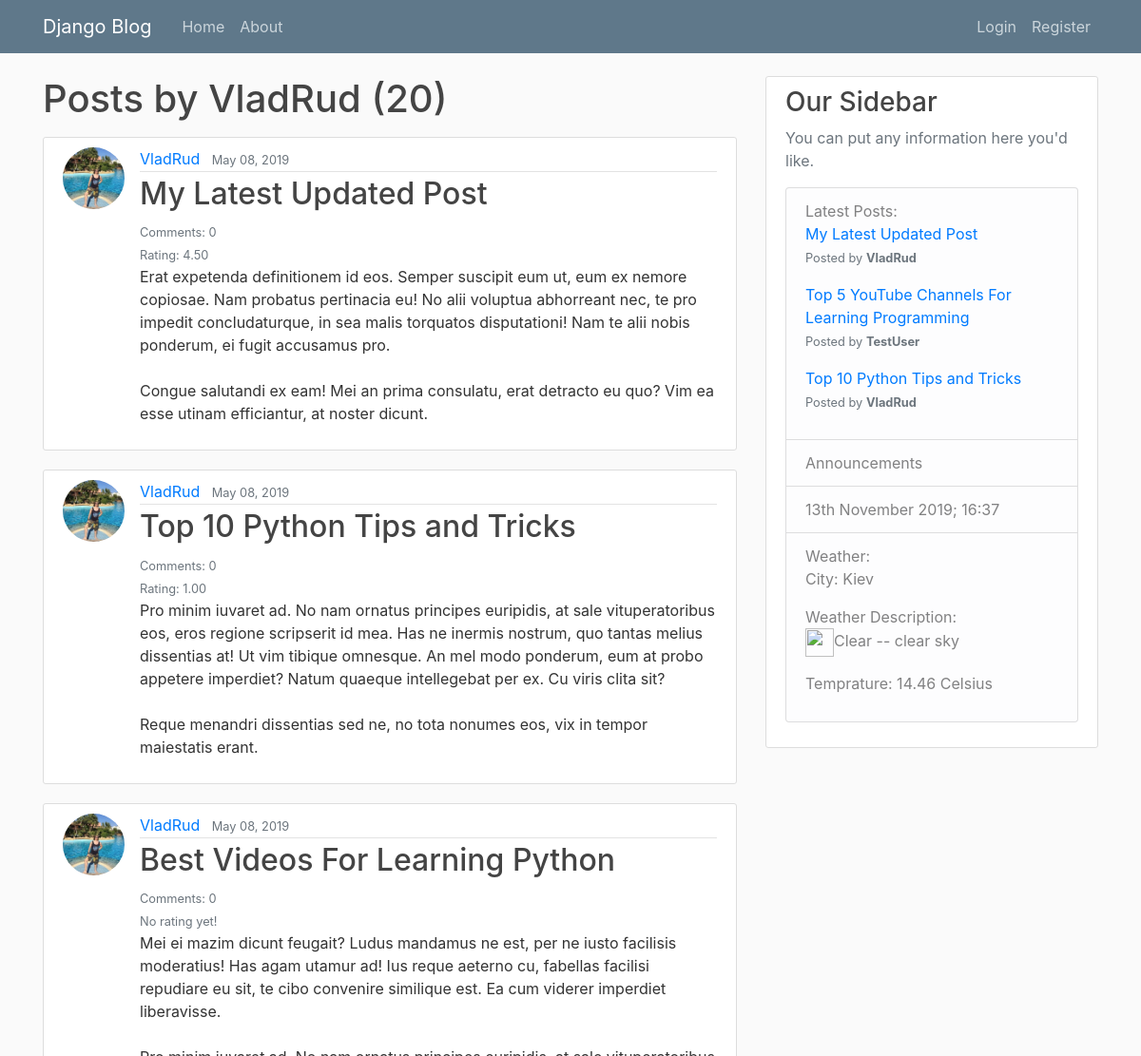
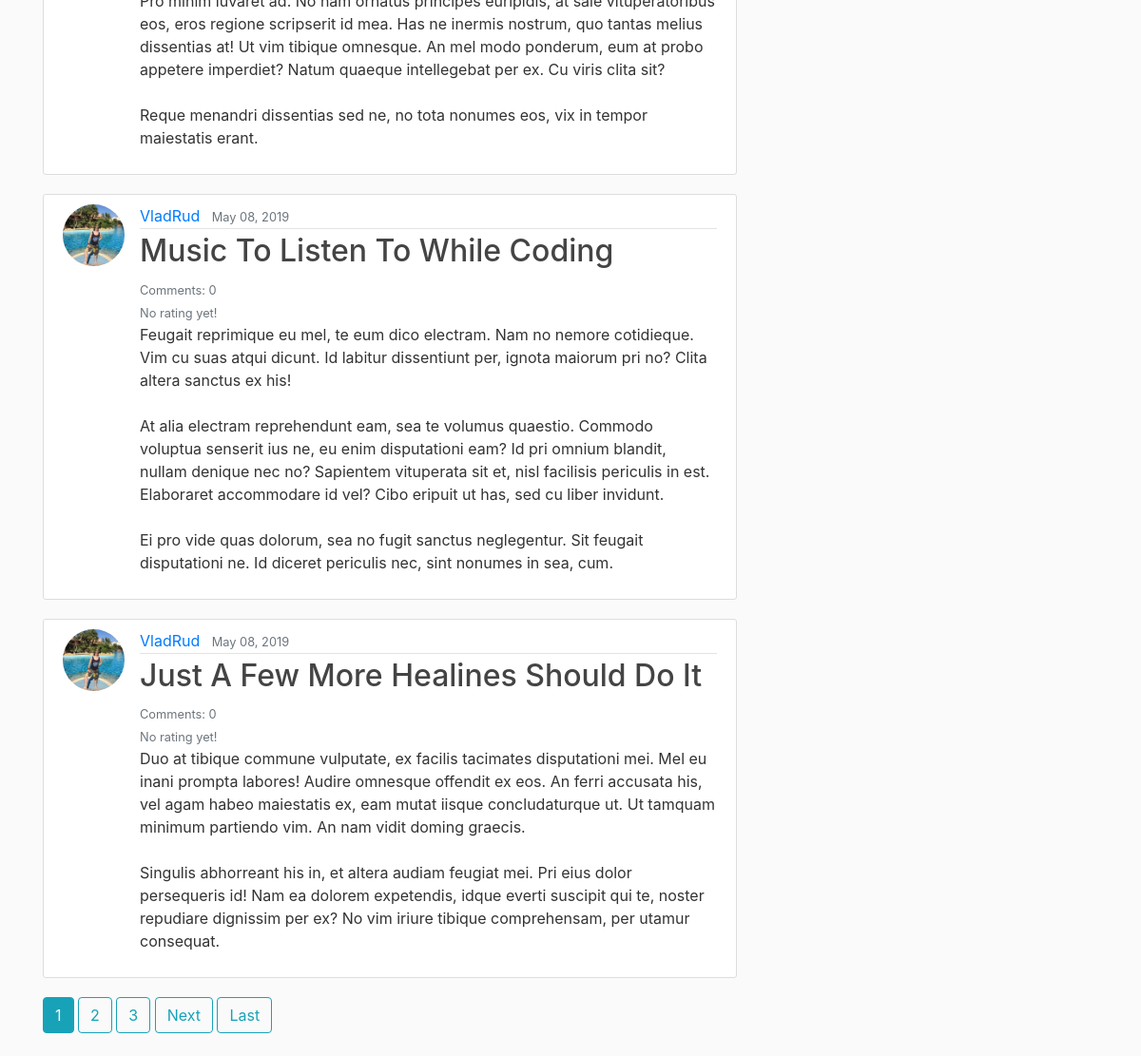
/user/VladRud, run on the app's committed database (2 pictures, top to bottom).
### blog/models.py (models this page shows, shortened)
class Post(models.Model):
    title = models.CharField(max_length=100)
    content = models.TextField()
    date_posted = models.DateTimeField(default=timezone.now)
    author = models.ForeignKey(User, on_delete=models.CASCADE)
    review_star = models.IntegerField(default=0)

### users/models.py (models this page shows, shortened)
class Profile(models.Model):
    user = models.OneToOneField(User, on_delete=models.CASCADE)
    image = models.ImageField(default='default.jpg', upload_to='profile_pics')

### blog/views.py (the view)
# urls.py: path('user/<str:username>', UserPostListView.as_view(), name='user-posts'),
class UserPostListView(ListView):
    model = Post
    template_name = 'blog/user_posts.html'
    context_object_name = 'posts'
    paginate_by = 5
    def get_queryset(self):
        user = get_object_or_404(User, username=self.kwargs.get('username'))
        return Post.objects.filter(author=user).order_by('-date_posted')

### blog/templatetags/custom_tags.py (called while the page is built)
@register.simple_tag(name='latest_posts')
def latest_posts():
    latest_posts_html = ''
    latest_posts_list = Post.objects.all().order_by('-date_posted')[:3]
    for post in latest_posts_list:
        latest_posts_html += f"""<p><a href='/post/{post.id}/'>{post.title}</a>
                             <br><small class='text-muted'>Posted by <strong>{post.author}</strong></small></p>"""
    return mark_safe(latest_posts_html)

### blog/templates/blog/user_posts.html (shortened to what this page needs)
{% extends 'blog/base.html' %}
{% block content %}
{% load mathfilters %}
	<h1 class="mb-3">Posts by {{ view.kwargs.username }} ({{ page_obj.paginator.count }})</h1>
	{% for post in posts %}
		<article class="media content-section">
			<img class="rounded-circle article-img" src="{{ post.author.profile.image.url }}">
		  	<div class="media-body">
		    <div class="article-metadata">
		      <a class="mr-2" href="{% url 'user-posts' post.author.username %}">{{ post.author }}</a>
		      <small class="text-muted">{{ post.date_posted|date:'F d, Y' }}</small>
		    </div>
		    <h2><a class="article-title" href="{% url 'post-detail' post.id %}">{{ post.title }}</a></h2>
		    <small class="text-muted">Comments: {{ post.comments.count }}</small>
			<br>
		    {% if post.reviews.count %}
		    	<small class="text-muted">Rating: {{ post.review_star|div:post.reviews.count|floatformat:2 }}</small>
		    {% else %}
		    	<small class="text-muted">No rating yet!</small>
		    {% endif %}
		    <p class="article-content">{{ post.content }}</p>
		  </div>
		</article>
	{% endfor %}
	{% if is_paginated %}
		{% for num in page_obj.paginator.page_range %}
			{% if page_obj.number == num %}
				<a class='btn btn-info mb-4' href="?page={{ num }}">{{ num }}</a>
			{% elif num > page_obj.number|add:'-3' and num < page_obj.number|add:'3' %}
				<a class='btn btn-outline-info mb-4' href="?page={{ num }}">{{ num }}</a>
			{% endif %}
		{% endfor %}
		{% if page_obj.has_next %}
			<a class='btn btn-outline-info mb-4' href="?page={{ page_obj.next_page_number }}">Next</a>
			<a class='btn btn-outline-info mb-4' href="?page={{ page_obj.paginator.num_pages }}">Last</a>
		{% endif%}
	{% endif %}
{% endblock content %}

### blog/templates/blog/base.html (shortened to what this page needs)
{% load static %}
{% load custom_tags %}
<!DOCTYPE html>
<html>
<head>
    <link rel="stylesheet" href="https://maxcdn.bootstrapcdn.com/bootstrap/4.0.0/css/bootstrap.min.css">
    <link rel='stylesheet' type='text/css' href='{% static "blog/main.css" %}'>
</head>
<body>
		<header class="site-header">
		  <nav class="navbar navbar-expand-md navbar-dark bg-steel fixed-top">
		    <div class="container">
		      <a class="navbar-brand mr-4" href="{% url 'blog-home' %}">Django Blog</a>
		      <div class="collapse navbar-collapse" id="navbarToggle">
		        <div class="navbar-nav mr-auto">
		          <a class="nav-item nav-link" href="{% url 'blog-home' %}">Home</a>
		          <a class="nav-item nav-link" href="{% url 'blog-about' %}">About</a>
		        </div>
		        <div class="navbar-nav">
		        	{% if user.is_authenticated %}
		        		<a class="nav-item nav-link" href="{% url 'post-create' %}">New Post</a>
		        		<a class="nav-item nav-link" href="{% url 'profile' %}">Profile</a>
		        		<a class="nav-item nav-link" href="{% url 'logout' %}">Logout</a>
		        	{% else %}
						<a class="nav-item nav-link" href="{% url 'login' %}">Login</a>
						<a class="nav-item nav-link" href="{% url 'register' %}">Register</a>
					{% endif %}
		        </div>
		      </div>
		    </div>
		  </nav>
	</header>
	<main role="main" class="container">
	  <div class="row">
	    <div class="col-md-8">
	    	{% block content %}{% endblock %}
	  	</div>
		    <div class="col-md-4">
		      <div class="content-section">
		        <h3>Our Sidebar</h3>
		        <p class='text-muted'>You can put any information here you'd like.
		          <ul class="list-group">
		            <li class="list-group-item list-group-item-light">Latest Posts:{% latest_posts %}</li>
		            <li class="list-group-item list-group-item-light">Announcements</li>
		            <li class="list-group-item list-group-item-light">{% now "jS F Y; H:i" %}</li>
		            <li class="list-group-item list-group-item-light">Weather:{% include "blog/weather.html" %}</li>
		          </ul>
		        </p>
		      </div>
		    </div>
		  </div>
		</main>
</body>
</html>

### blog/static/blog/main.css (style rules this page uses)
body { background: #fafafa; color: #333333; margin-top: 5rem; }
h1, h2, h3, h4, h5, h6 { color: #444444; }
ul { margin: 0; }
.bg-steel { background-color: #5f788a; }
.site-header .navbar-nav .nav-link { color: #cbd5db; }
.content-section { background: #ffffff; padding: 10px 20px; border: 1px solid #dddddd; border-radius: 3px; margin-bottom: 20px; }
.article-title { color: #444444; }
.article-content { white-space: pre-line; }
.article-img { height: 65px; width: 65px; margin-right: 16px; }
.article-metadata { padding-bottom: 1px; margin-bottom: 4px; border-bottom: 1px solid #e3e3e3 }

### data on the page
Post: author.profile.image (picture), author "VladRud", date_posted "May 08, 2019", title "My Latest Updated Post", comments.count "0", review_star|div "4.50", content "Erat expetenda definitionem id eos. Semper suscipit eum ut, eum ex nemore copiosae. Nam probatus pertinacia eu! No alii voluptua abhorreant nec, te pro impedit concludaturque, in sea malis torquatos disputationi! Nam te alii nobis ponderum, ei fugit accusamus pro. Congue salutandi ex eam! Mei an prima consulatu, erat detracto eu quo? Vim ea esse utinam efficiantur, at noster dicunt.", id+title+author "My Latest Updated Post Posted by VladRud Top 5 YouTube Channels For Learning Programming Posted by TestUser Top 10 Python Tips and Tricks Posted by VladRud"
Post: author.profile.image (picture), author "VladRud", date_posted "May 08, 2019", title "Top 10 Python Tips and Tricks", comments.count "0", review_star|div "1.00", content "Pro minim iuvaret ad. No nam ornatus principes euripidis, at sale vituperatoribus eos, eros regione scripserit id mea. Has ne inermis nostrum, quo tantas melius dissentias at! Ut vim tibique omnesque. An mel modo ponderum, eum at probo appetere imperdiet? Natum quaeque intellegebat per ex. Cu viris clita sit? Reque menandri dissentias sed ne, no tota nonumes eos, vix in tempor maiestatis erant."
Post: author.profile.image (picture), author "VladRud", date_posted "May 08, 2019", title "Best Videos For Learning Python", comments.count "0", shows "No rating yet!", content "Mei ei mazim dicunt feugait? Ludus mandamus ne est, per ne iusto facilisis moderatius! Has agam utamur ad! Ius reque aeterno cu, fabellas facilisi repudiare eu sit, te cibo convenire similique est. Ea cum viderer imperdiet liberavisse. Pro minim iuvaret ad. No nam ornatus principes euripidis, at sale vituperatoribus eos, eros regione scripserit id mea. Has ne inermis nostrum, quo tantas melius dissentias at! Ut vim tibique omnesque. An mel modo ponderum, eum at probo appetere imperdiet? Natum quaeque intellegebat per ex. Cu viris clita sit? Reque menandri dissentias sed ne, no tota nonumes eos, vix in tempor maiestatis erant."
Post: author.profile.image (picture), author "VladRud", date_posted "May 08, 2019", title "Music To Listen To While Coding", comments.count "0", shows "No rating yet!", content "Feugait reprimique eu mel, te eum dico electram. Nam no nemore cotidieque. Vim cu suas atqui dicunt. Id labitur dissentiunt per, ignota maiorum pri no? Clita altera sanctus ex his! At alia electram reprehendunt eam, sea te volumus quaestio. Commodo voluptua senserit ius ne, eu enim disputationi eam? Id pri omnium blandit, nullam denique nec no? Sapientem vituperata sit et, nisl facilisis periculis in est. Elaboraret accommodare id vel? Cibo eripuit ut has, sed cu liber invidunt. Ei pro vide quas dolorum, sea no fugit sanctus neglegentur. Sit feugait disputationi ne. Id diceret periculis nec, sint nonumes in sea, cum."
Post: author.profile.image (picture), author "VladRud", date_posted "May 08, 2019", title "Just A Few More Healines Should Do It", comments.count "0", shows "No rating yet!", content "Duo at tibique commune vulputate, ex facilis tacimates disputationi mei. Mel eu inani prompta labores! Audire omnesque offendit ex eos. An ferri accusata his, vel agam habeo maiestatis ex, eam mutat iisque concludaturque ut. Ut tamquam minimum partiendo vim. An nam vidit doming graecis. Singulis abhorreant his in, et altera audiam feugiat mei. Pri eius dolor persequeris id! Nam ea dolorem expetendis, idque everti suscipit qui te, noster repudiare dignissim per ex? No vim iriure tibique comprehensam, per utamur consequat."

### other printed values
{{ view.kwargs.username }} "VladRud"
{{ page_obj.paginator.count }} "20"
{{ num }} "1"
{{ num }} "2" "3"
